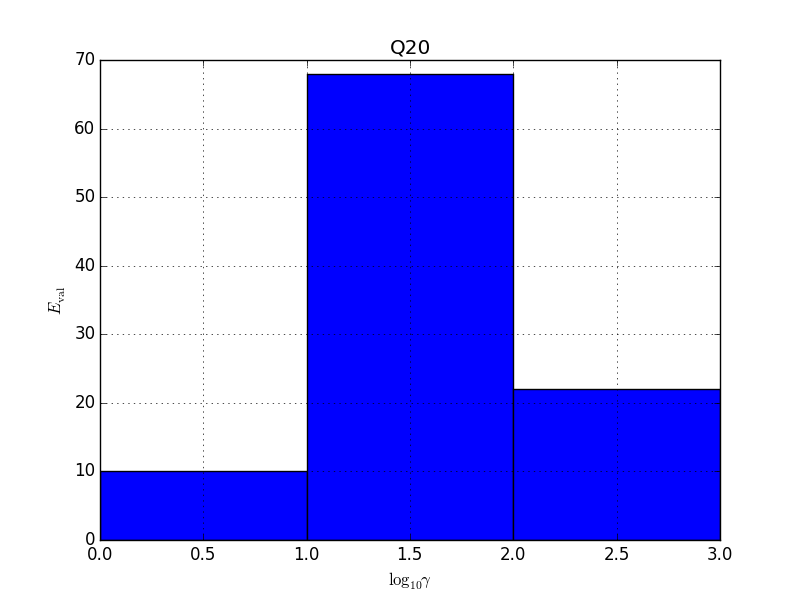

Here is the Python script that generated this plot:
import time
import numpy as np
import random as rd
import matplotlib.pyplot as plt
from sklearn import svm

def plotHist(x, xLabel, yLabel, title, width, isFloat):
    plt.title(str(title))
    plt.xlabel(str(xLabel))
    plt.ylabel(str(yLabel))
    if isFloat: plt.hist(x)
    else:
        freq = np.bincount(x)
        freqIndex = np.nonzero(freq)[0]
        plt.bar(freqIndex, freq[freqIndex], width)
    plt.grid(True)
    plt.draw()
    plt.savefig(title)
    plt.close()

def main():
    DIGIT = 0
    REPEAT = 100
    RANDOM_SAMPLE = 1000

    TRAIN20_FILE   = 'hw5_train.dat'
    TRAIN20_DATA_X = np.loadtxt(TRAIN20_FILE, dtype=np.float)
    TRAIN20_DATA_Y = np.loadtxt(TRAIN20_FILE, dtype=np.float)
    x20            = TRAIN20_DATA_X[:, 1:TRAIN20_DATA_X.shape[1]]
    y20            = TRAIN20_DATA_Y[:, 0:1]

    eValHist = []
    gamList  = [0, 1, 2, 3, 4]
    t0 = time.time()
    for times in range(REPEAT):
        randIdx  = np.array(rd.sample(range(len(x20)), RANDOM_SAMPLE))
        pRandIdx = np.array([r for r in range(len(x20)) if r not in randIdx])
        xTrain20 = x20[randIdx]
        yTrain20 = y20[randIdx]
        xValid20 = x20[pRandIdx]
        yValid20 = y20[pRandIdx]
        
        yTrain20[yTrain20 != DIGIT] = -1.0
        yTrain20[yTrain20 == DIGIT] = 1.0
        yArr = []
        for y in yTrain20:
            yArr.append(y[0])
        yTrain20 = np.array(yArr)

        yValid20[yValid20 != DIGIT] = -1.0
        yValid20[yValid20 == DIGIT] = 1.0
        yArr = []
        for y in yValid20:
            yArr.append(y[0])
        yValid20 = np.array(yArr)

        eValList = []
        for gamPower in range(0, 5):
            clf  = svm.SVC(C=0.1, kernel='rbf', gamma=(10 ** gamPower))
            clf.fit(xTrain20, yTrain20)
            eVal = 1 - clf.fit(xTrain20, yTrain20).score(xValid20, yValid20)
            eValList.append(eVal)
        print eValList
        eValHist.append(np.argmin(eValList))
        print eValHist
    plotHist(eValHist, r"$\log_{10}\gamma$", r'$E_{\mathrm{val}}$', "Q20", 1, False)
    t1 = time.time()
    print '========================================================='
    print 'Question 20:', eValHist
    print '---------------------------------------------------------'
    print 'Q20 costs', t1 - t0, 'seconds'
    print '========================================================='

if __name__ == '__main__':
    main()